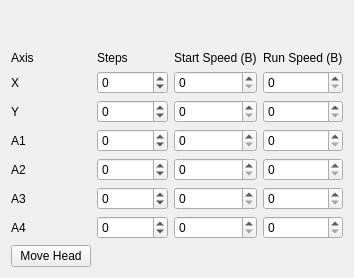
     <widget class="QWidget" name="tabHeadMove">
      <attribute name="title">
       <string>Head move</string>
      </attribute>
      <layout class="QGridLayout" name="gridLayout_2" columnstretch="1,4,4,4">
       <item row="4" column="3">
        <widget class="QSpinBox" name="hmRsY">
         <property name="maximum">
          <number>255</number>
         </property>
        </widget>
       </item>
       <item row="5" column="0">
        <widget class="QLabel" name="label_7">
         <property name="text">
          <string>A1</string>
         </property>
        </widget>
       </item>
       <item row="7" column="3">
        <widget class="QSpinBox" name="hmRsA3">
         <property name="maximum">
          <number>255</number>
         </property>
        </widget>
       </item>
       <item row="1" column="0">
        <widget class="QLabel" name="label_11">
         <property name="text">
          <string>Axis</string>
         </property>
        </widget>
       </item>
       <item row="3" column="3">
        <widget class="QSpinBox" name="hmRsX">
         <property name="maximum">
          <number>255</number>
         </property>
        </widget>
       </item>
       <item row="4" column="2">
        <widget class="QSpinBox" name="hmSsY">
         <property name="maximum">
          <number>255</number>
         </property>
        </widget>
       </item>
       <item row="1" column="2">
        <widget class="QLabel" name="label_13">
         <property name="text">
          <string>Start Speed (B)</string>
         </property>
        </widget>
       </item>
       <item row="8" column="0">
        <widget class="QLabel" name="label_10">
         <property name="text">
          <string>A4</string>
         </property>
        </widget>
       </item>
       <item row="9" column="0">
        <widget class="QPushButton" name="HeadMoveButton">
         <property name="text">
          <string>Move Head</string>
         </property>
        </widget>
       </item>
       <item row="6" column="1">
        <widget class="QSpinBox" name="hmStepsA2">
         <property name="minimum">
          <number>-1000000</number>
         </property>
         <property name="maximum">
          <number>1000000</number>
         </property>
        </widget>
       </item>
       <item row="8" column="3">
        <widget class="QSpinBox" name="hmRsA4">
         <property name="maximum">
          <number>255</number>
         </property>
        </widget>
       </item>
       <item row="3" column="2">
        <widget class="QSpinBox" name="hmSsX">
         <property name="maximum">
          <number>255</number>
         </property>
        </widget>
       </item>
       <item row="8" column="2">
        <widget class="QSpinBox" name="hmSsA4">
         <property name="maximum">
          <number>255</number>
         </property>
        </widget>
       </item>
       <item row="4" column="1">
        <widget class="QSpinBox" name="hmStepsY">
         <property name="minimum">
          <number>-1000000</number>
         </property>
         <property name="maximum">
          <number>1000000</number>
         </property>
        </widget>
       </item>
       <item row="3" column="0">
        <widget class="QLabel" name="label_5">
         <property name="text">
          <string>X</string>
         </property>
        </widget>
       </item>
       <item row="4" column="0">
        <widget class="QLabel" name="label_6">
         <property name="text">
          <string>Y</string>
         </property>
        </widget>
       </item>
       <item row="1" column="3">
        <widget class="QLabel" name="label_14">
         <property name="text">
          <string>Run Speed (B)</string>
         </property>
        </widget>
       </item>
       <item row="7" column="0">
        <widget class="QLabel" name="label_9">
         <property name="text">
          <string>A3</string>
         </property>
        </widget>
       </item>
       <item row="6" column="3">
        <widget class="QSpinBox" name="hmRsA2">
         <property name="maximum">
          <number>255</number>
         </property>
        </widget>
       </item>
       <item row="5" column="2">
        <widget class="QSpinBox" name="hmSsA1">
         <property name="maximum">
          <number>255</number>
         </property>
        </widget>
       </item>
       <item row="7" column="1">
        <widget class="QSpinBox" name="hmStepsA3">
         <property name="minimum">
          <number>-1000000</number>
         </property>
         <property name="maximum">
          <number>1000000</number>
         </property>
        </widget>
       </item>
       <item row="5" column="1">
        <widget class="QSpinBox" name="hmStepsA1">
         <property name="minimum">
          <number>-1000000</number>
         </property>
         <property name="maximum">
          <number>1000000</number>
         </property>
        </widget>
       </item>
       <item row="6" column="0">
        <widget class="QLabel" name="label_8">
         <property name="text">
          <string>A2</string>
         </property>
        </widget>
       </item>
       <item row="3" column="1">
        <widget class="QSpinBox" name="hmStepsX">
         <property name="minimum">
          <number>-1000000</number>
         </property>
         <property name="maximum">
          <number>1000000</number>
         </property>
        </widget>
       </item>
       <item row="8" column="1">
        <widget class="QSpinBox" name="hmStepsA4">
         <property name="minimum">
          <number>-1000000</number>
         </property>
         <property name="maximum">
          <number>1000000</number>
         </property>
        </widget>
       </item>
       <item row="5" column="3">
        <widget class="QSpinBox" name="hmRsA1">
         <property name="maximum">
          <number>255</number>
         </property>
        </widget>
       </item>
       <item row="6" column="2">
        <widget class="QSpinBox" name="hmSsA2">
         <property name="maximum">
          <number>255</number>
         </property>
        </widget>
       </item>
       <item row="1" column="1">
        <widget class="QLabel" name="label_12">
         <property name="text">
          <string>Steps</string>
         </property>
        </widget>
       </item>
       <item row="7" column="2">
        <widget class="QSpinBox" name="hmSsA3">
         <property name="maximum">
          <number>255</number>
         </property>
        </widget>
       </item>
       <item row="0" column="0">
        <spacer name="verticalSpacer_2">
         <property name="orientation">
          <enum>Qt::Vertical</enum>
         </property>
         <property name="sizeHint" stdset="0">
          <size>
           <width>20</width>
           <height>40</height>
          </size>
         </property>
        </spacer>
       </item>
      </layout>
     </widget>
